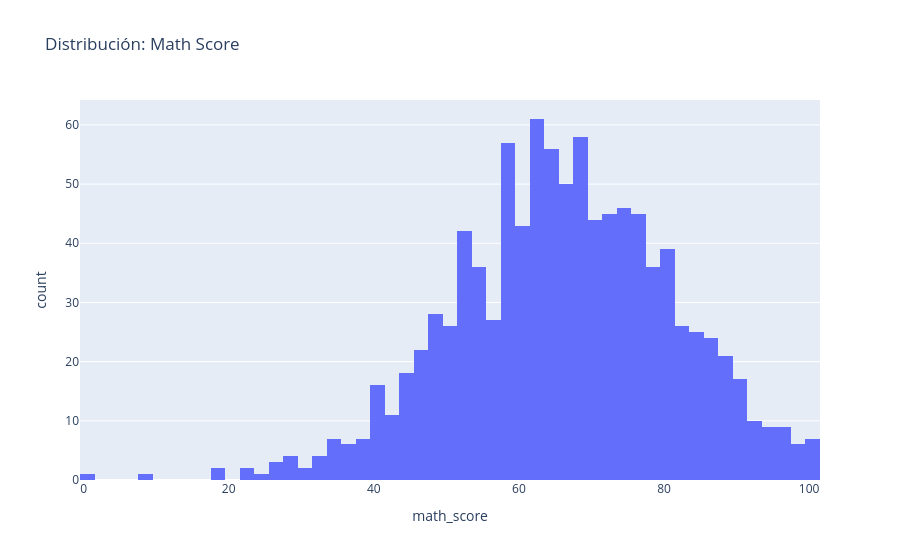
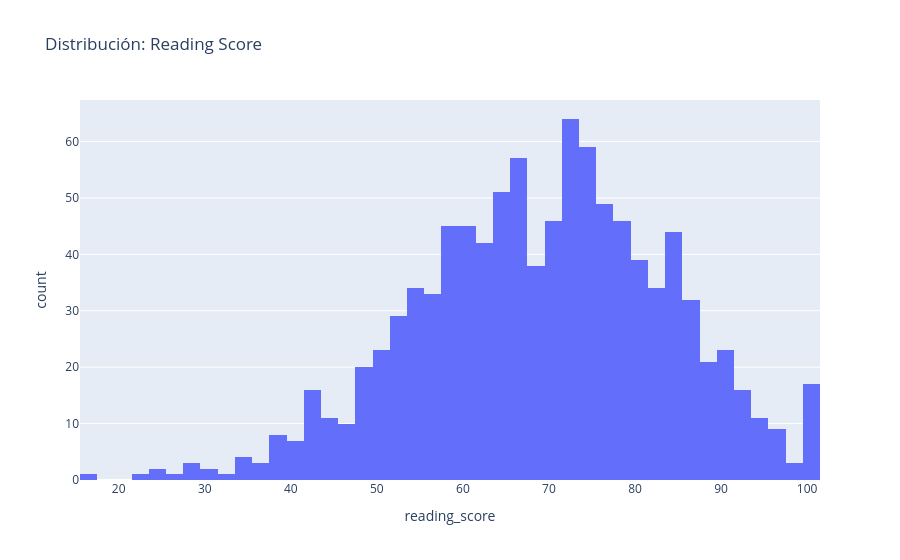
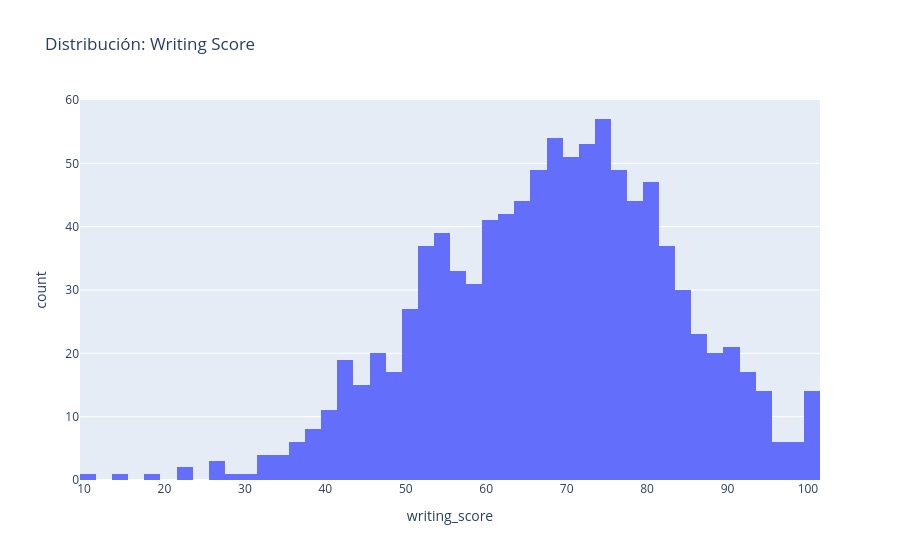

The notebook cell saved with these charts, in order:
### Code cell
analyze_df_2(df_cleaned)

### Figure 1 — Plotly figure (JSON) as saved in the notebook; plotly's stock layout.template omitted (floating-point values rounded to 4 significant figures; data arrays with more than 128 entries replaced by an {"elided": "..."} marker saying what was removed)
{"data": [{"bingroup": "x", "hovertemplate": "math_score=%{x}<br>count=%{y}<extra></extra>", "legendgroup": "", "marker": {"color": "#636efa", "pattern": {"shape": ""}}, "name": "", "orientation": "v", "showlegend": false, "type": "histogram", "x": {"elided": "1000 float values"}, "xaxis": "x", "yaxis": "y"}], "layout": {"barmode": "relative", "legend": {"tracegroupgap": 0}, "title": {"text": "Distribución: Math Score"}, "xaxis": {"anchor": "y", "domain": [0, 1], "title": {"text": "math_score"}}, "yaxis": {"anchor": "x", "domain": [0, 1], "title": {"text": "count"}}}}

### Figure 2 — Plotly figure (JSON) as saved in the notebook; plotly's stock layout.template omitted (floating-point values rounded to 4 significant figures; data arrays with more than 128 entries replaced by an {"elided": "..."} marker saying what was removed)
{"data": [{"bingroup": "x", "hovertemplate": "reading_score=%{x}<br>count=%{y}<extra></extra>", "legendgroup": "", "marker": {"color": "#636efa", "pattern": {"shape": ""}}, "name": "", "orientation": "v", "showlegend": false, "type": "histogram", "x": {"elided": "1000 float values"}, "xaxis": "x", "yaxis": "y"}], "layout": {"barmode": "relative", "legend": {"tracegroupgap": 0}, "title": {"text": "Distribución: Reading Score"}, "xaxis": {"anchor": "y", "domain": [0, 1], "title": {"text": "reading_score"}}, "yaxis": {"anchor": "x", "domain": [0, 1], "title": {"text": "count"}}}}

### Figure 3 — Plotly figure (JSON) as saved in the notebook; plotly's stock layout.template omitted (floating-point values rounded to 4 significant figures; data arrays with more than 128 entries replaced by an {"elided": "..."} marker saying what was removed)
{"data": [{"bingroup": "x", "hovertemplate": "writing_score=%{x}<br>count=%{y}<extra></extra>", "legendgroup": "", "marker": {"color": "#636efa", "pattern": {"shape": ""}}, "name": "", "orientation": "v", "showlegend": false, "type": "histogram", "x": {"elided": "1000 float values"}, "xaxis": "x", "yaxis": "y"}], "layout": {"barmode": "relative", "legend": {"tracegroupgap": 0}, "title": {"text": "Distribución: Writing Score"}, "xaxis": {"anchor": "y", "domain": [0, 1], "title": {"text": "writing_score"}}, "yaxis": {"anchor": "x", "domain": [0, 1], "title": {"text": "count"}}}}
